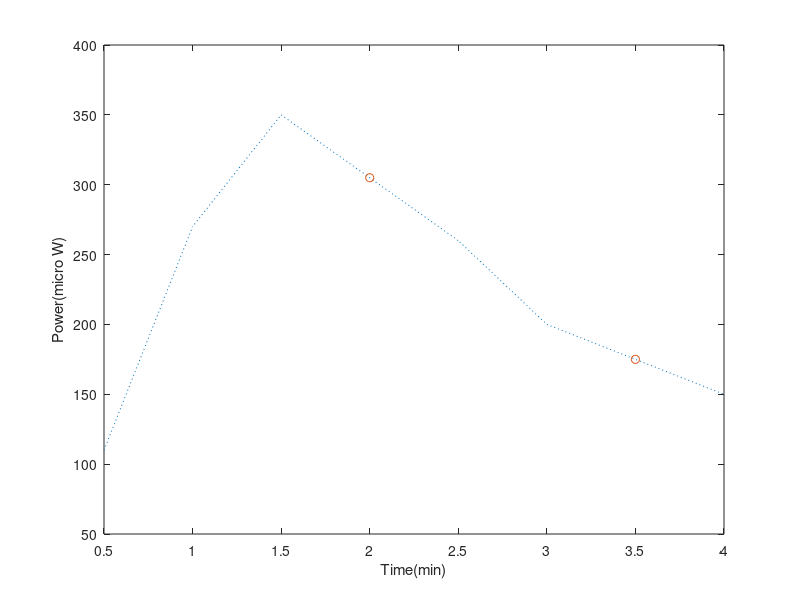

MATLAB code for this plot:
x = [0.5, 1, 1.5, 2.5, 3, 4];
y = [110, 270, 350, 260, 200, 150];
x_int = [2, 3.5];

y1 = interp1(x, y, x_int);

plot(x, y, ':', x_int, y1, 'o')
xlabel('Time(min)');
ylabel('Power(micro W)');
axis([0.5, 4, 50, 400]);

